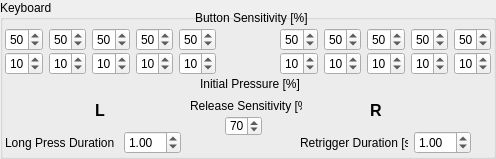
    <widget class="QGroupBox" name="groupBox_5">
     <property name="geometry">
      <rect>
       <x>5</x>
       <y>4</y>
       <width>496</width>
       <height>159</height>
      </rect>
     </property>
     <property name="title">
      <string>Keyboard</string>
     </property>
     <widget class="QWidget" name="horizontalLayoutWidget_5">
      <property name="geometry">
       <rect>
        <x>5</x>
        <y>28</y>
        <width>211</width>
        <height>23</height>
       </rect>
      </property>
      <layout class="QHBoxLayout" name="horizontalLayout_5">
       <item>
        <widget class="QSpinBox" name="spinbox_trigger_sensitivity_lp">
         <property name="sizePolicy">
          <sizepolicy hsizetype="Fixed" vsizetype="Fixed">
           <horstretch>0</horstretch>
           <verstretch>0</verstretch>
          </sizepolicy>
         </property>
         <property name="maximum">
          <number>99</number>
         </property>
         <property name="singleStep">
          <number>1</number>
         </property>
         <property name="value">
          <number>50</number>
         </property>
        </widget>
       </item>
       <item>
        <widget class="QSpinBox" name="spinbox_trigger_sensitivity_lr">
         <property name="sizePolicy">
          <sizepolicy hsizetype="Fixed" vsizetype="Fixed">
           <horstretch>0</horstretch>
           <verstretch>0</verstretch>
          </sizepolicy>
         </property>
         <property name="maximum">
          <number>99</number>
         </property>
         <property name="singleStep">
          <number>1</number>
         </property>
         <property name="value">
          <number>50</number>
         </property>
        </widget>
       </item>
       <item>
        <widget class="QSpinBox" name="spinbox_trigger_sensitivity_lm">
         <property name="sizePolicy">
          <sizepolicy hsizetype="Fixed" vsizetype="Fixed">
           <horstretch>0</horstretch>
           <verstretch>0</verstretch>
          </sizepolicy>
         </property>
         <property name="maximum">
          <number>99</number>
         </property>
         <property name="singleStep">
          <number>1</number>
         </property>
         <property name="value">
          <number>50</number>
         </property>
        </widget>
       </item>
       <item>
        <widget class="QSpinBox" name="spinbox_trigger_sensitivity_li">
         <property name="sizePolicy">
          <sizepolicy hsizetype="Fixed" vsizetype="Fixed">
           <horstretch>0</horstretch>
           <verstretch>0</verstretch>
          </sizepolicy>
         </property>
         <property name="maximum">
          <number>99</number>
         </property>
         <property name="singleStep">
          <number>1</number>
         </property>
         <property name="value">
          <number>50</number>
         </property>
        </widget>
       </item>
       <item>
        <widget class="QSpinBox" name="spinbox_trigger_sensitivity_lt">
         <property name="sizePolicy">
          <sizepolicy hsizetype="Fixed" vsizetype="Fixed">
           <horstretch>0</horstretch>
           <verstretch>0</verstretch>
          </sizepolicy>
         </property>
         <property name="maximum">
          <number>99</number>
         </property>
         <property name="singleStep">
          <number>1</number>
         </property>
         <property name="value">
          <number>50</number>
         </property>
        </widget>
       </item>
      </layout>
     </widget>
     <widget class="QWidget" name="horizontalLayoutWidget_6">
      <property name="geometry">
       <rect>
        <x>280</x>
        <y>28</y>
        <width>211</width>
        <height>23</height>
       </rect>
      </property>
      <layout class="QHBoxLayout" name="horizontalLayout_6">
       <item>
        <widget class="QSpinBox" name="spinbox_trigger_sensitivity_rt">
         <property name="sizePolicy">
          <sizepolicy hsizetype="Fixed" vsizetype="Fixed">
           <horstretch>0</horstretch>
           <verstretch>0</verstretch>
          </sizepolicy>
         </property>
         <property name="maximum">
          <number>99</number>
         </property>
         <property name="singleStep">
          <number>1</number>
         </property>
         <property name="value">
          <number>50</number>
         </property>
        </widget>
       </item>
       <item>
        <widget class="QSpinBox" name="spinbox_trigger_sensitivity_ri">
         <property name="sizePolicy">
          <sizepolicy hsizetype="Fixed" vsizetype="Fixed">
           <horstretch>0</horstretch>
           <verstretch>0</verstretch>
          </sizepolicy>
         </property>
         <property name="maximum">
          <number>99</number>
         </property>
         <property name="singleStep">
          <number>1</number>
         </property>
         <property name="value">
          <number>50</number>
         </property>
        </widget>
       </item>
       <item>
        <widget class="QSpinBox" name="spinbox_trigger_sensitivity_rm">
         <property name="sizePolicy">
          <sizepolicy hsizetype="Fixed" vsizetype="Fixed">
           <horstretch>0</horstretch>
           <verstretch>0</verstretch>
          </sizepolicy>
         </property>
         <property name="maximum">
          <number>99</number>
         </property>
         <property name="singleStep">
          <number>1</number>
         </property>
         <property name="value">
          <number>50</number>
         </property>
        </widget>
       </item>
       <item>
        <widget class="QSpinBox" name="spinbox_trigger_sensitivity_rr">
         <property name="sizePolicy">
          <sizepolicy hsizetype="Fixed" vsizetype="Fixed">
           <horstretch>0</horstretch>
           <verstretch>0</verstretch>
          </sizepolicy>
         </property>
         <property name="maximum">
          <number>99</number>
         </property>
         <property name="singleStep">
          <number>1</number>
         </property>
         <property name="value">
          <number>50</number>
         </property>
        </widget>
       </item>
       <item>
        <widget class="QSpinBox" name="spinbox_trigger_sensitivity_rp">
         <property name="sizePolicy">
          <sizepolicy hsizetype="Fixed" vsizetype="Fixed">
           <horstretch>0</horstretch>
           <verstretch>0</verstretch>
          </sizepolicy>
         </property>
         <property name="maximum">
          <number>99</number>
         </property>
         <property name="singleStep">
          <number>1</number>
         </property>
         <property name="value">
          <number>50</number>
         </property>
        </widget>
       </item>
      </layout>
     </widget>
     <widget class="QLabel" name="label_17">
      <property name="geometry">
       <rect>
        <x>75</x>
        <y>78</y>
        <width>50</width>
        <height>50</height>
       </rect>
      </property>
      <property name="text">
       <string/>
      </property>
      <property name="pixmap">
       <pixmap>Hand_L.png</pixmap>
      </property>
      <property name="scaledContents">
       <bool>true</bool>
      </property>
     </widget>
     <widget class="QLabel" name="label_21">
      <property name="geometry">
       <rect>
        <x>350</x>
        <y>78</y>
        <width>50</width>
        <height>50</height>
       </rect>
      </property>
      <property name="text">
       <string/>
      </property>
      <property name="pixmap">
       <pixmap>Hand_R.png</pixmap>
      </property>
      <property name="scaledContents">
       <bool>true</bool>
      </property>
     </widget>
     <widget class="QLabel" name="label_22">
      <property name="geometry">
       <rect>
        <x>190</x>
        <y>96</y>
        <width>112</width>
        <height>20</height>
       </rect>
      </property>
      <property name="text">
       <string>Release Sensitivity [%]</string>
      </property>
     </widget>
     <widget class="QSpinBox" name="spinbox_release_sensitivity">
      <property name="geometry">
       <rect>
        <x>225</x>
        <y>116</y>
        <width>37</width>
        <height>20</height>
       </rect>
      </property>
      <property name="sizePolicy">
       <sizepolicy hsizetype="Fixed" vsizetype="Fixed">
        <horstretch>0</horstretch>
        <verstretch>0</verstretch>
       </sizepolicy>
      </property>
      <property name="maximum">
       <number>100</number>
      </property>
      <property name="singleStep">
       <number>1</number>
      </property>
      <property name="value">
       <number>70</number>
      </property>
     </widget>
     <widget class="QLabel" name="label_23">
      <property name="geometry">
       <rect>
        <x>195</x>
        <y>10</y>
        <width>116</width>
        <height>16</height>
       </rect>
      </property>
      <property name="text">
       <string>Button Sensitivity [%]</string>
      </property>
     </widget>
     <widget class="QLabel" name="label_24">
      <property name="geometry">
       <rect>
        <x>95</x>
        <y>102</y>
        <width>16</width>
        <height>17</height>
       </rect>
      </property>
      <property name="font">
       <font>
        <pointsize>12</pointsize>
        <weight>75</weight>
        <bold>true</bold>
       </font>
      </property>
      <property name="text">
       <string>L</string>
      </property>
     </widget>
     <widget class="QLabel" name="label_25">
      <property name="geometry">
       <rect>
        <x>370</x>
        <y>102</y>
        <width>16</width>
        <height>17</height>
       </rect>
      </property>
      <property name="font">
       <font>
        <pointsize>12</pointsize>
        <weight>75</weight>
        <bold>true</bold>
       </font>
      </property>
      <property name="text">
       <string>R</string>
      </property>
     </widget>
     <widget class="QWidget" name="gridLayoutWidget">
      <property name="geometry">
       <rect>
        <x>5</x>
        <y>130</y>
        <width>176</width>
        <height>25</height>
       </rect>
      </property>
      <layout class="QGridLayout" name="gridLayout">
       <item row="0" column="0">
        <widget class="QLabel" name="label">
         <property name="text">
          <string>Long Press Duration [s]</string>
         </property>
        </widget>
       </item>
       <item row="0" column="1">
        <widget class="QDoubleSpinBox" name="spinbox_long_press_duration">
         <property name="sizePolicy">
          <sizepolicy hsizetype="Fixed" vsizetype="Fixed">
           <horstretch>0</horstretch>
           <verstretch>0</verstretch>
          </sizepolicy>
         </property>
         <property name="locale">
          <locale language="English" country="UnitedStates"/>
         </property>
         <property name="singleStep">
          <double>0.100000000000000</double>
         </property>
         <property name="value">
          <double>1.000000000000000</double>
         </property>
        </widget>
       </item>
      </layout>
     </widget>
     <widget class="QWidget" name="gridLayoutWidget_3">
      <property name="geometry">
       <rect>
        <x>300</x>
        <y>130</y>
        <width>171</width>
        <height>25</height>
       </rect>
      </property>
      <layout class="QGridLayout" name="gridLayout_3">
       <item row="0" column="1">
        <widget class="QDoubleSpinBox" name="spinbox_retrigger_duration">
         <property name="sizePolicy">
          <sizepolicy hsizetype="Fixed" vsizetype="Fixed">
           <horstretch>0</horstretch>
           <verstretch>0</verstretch>
          </sizepolicy>
         </property>
         <property name="locale">
          <locale language="English" country="UnitedStates"/>
         </property>
         <property name="buttonSymbols">
          <enum>QAbstractSpinBox::UpDownArrows</enum>
         </property>
         <property name="singleStep">
          <double>0.100000000000000</double>
         </property>
         <property name="value">
          <double>1.000000000000000</double>
         </property>
        </widget>
       </item>
       <item row="0" column="0">
        <widget class="QLabel" name="label_12">
         <property name="text">
          <string>Retrigger Duration [s]</string>
         </property>
        </widget>
       </item>
      </layout>
     </widget>
     <widget class="QLabel" name="label_31">
      <property name="geometry">
       <rect>
        <x>200</x>
        <y>76</y>
        <width>116</width>
        <height>16</height>
       </rect>
      </property>
      <property name="text">
       <string>Initial Pressure [%]</string>
      </property>
     </widget>
     <widget class="QWidget" name="horizontalLayoutWidget_11">
      <property name="geometry">
       <rect>
        <x>5</x>
        <y>52</y>
        <width>211</width>
        <height>23</height>
       </rect>
      </property>
      <layout class="QHBoxLayout" name="horizontalLayout_11">
       <item>
        <widget class="QSpinBox" name="spinbox_keyboard_pressure_lp">
         <property name="sizePolicy">
          <sizepolicy hsizetype="Fixed" vsizetype="Fixed">
           <horstretch>0</horstretch>
           <verstretch>0</verstretch>
          </sizepolicy>
         </property>
         <property name="maximum">
          <number>99</number>
         </property>
         <property name="singleStep">
          <number>1</number>
         </property>
         <property name="value">
          <number>10</number>
         </property>
        </widget>
       </item>
       <item>
        <widget class="QSpinBox" name="spinbox_keyboard_pressure_lr">
         <property name="sizePolicy">
          <sizepolicy hsizetype="Fixed" vsizetype="Fixed">
           <horstretch>0</horstretch>
           <verstretch>0</verstretch>
          </sizepolicy>
         </property>
         <property name="maximum">
          <number>99</number>
         </property>
         <property name="singleStep">
          <number>1</number>
         </property>
         <property name="value">
          <number>10</number>
         </property>
        </widget>
       </item>
       <item>
        <widget class="QSpinBox" name="spinbox_keyboard_pressure_lm">
         <property name="sizePolicy">
          <sizepolicy hsizetype="Fixed" vsizetype="Fixed">
           <horstretch>0</horstretch>
           <verstretch>0</verstretch>
          </sizepolicy>
         </property>
         <property name="maximum">
          <number>99</number>
         </property>
         <property name="singleStep">
          <number>1</number>
         </property>
         <property name="value">
          <number>10</number>
         </property>
        </widget>
       </item>
       <item>
        <widget class="QSpinBox" name="spinbox_keyboard_pressure_li">
         <property name="sizePolicy">
          <sizepolicy hsizetype="Fixed" vsizetype="Fixed">
           <horstretch>0</horstretch>
           <verstretch>0</verstretch>
          </sizepolicy>
         </property>
         <property name="maximum">
          <number>99</number>
         </property>
         <property name="singleStep">
          <number>1</number>
         </property>
         <property name="value">
          <number>10</number>
         </property>
        </widget>
       </item>
       <item>
        <widget class="QSpinBox" name="spinbox_keyboard_pressure_lt">
         <property name="sizePolicy">
          <sizepolicy hsizetype="Fixed" vsizetype="Fixed">
           <horstretch>0</horstretch>
           <verstretch>0</verstretch>
          </sizepolicy>
         </property>
         <property name="maximum">
          <number>99</number>
         </property>
         <property name="singleStep">
          <number>1</number>
         </property>
         <property name="value">
          <number>10</number>
         </property>
        </widget>
       </item>
      </layout>
     </widget>
     <widget class="QWidget" name="horizontalLayoutWidget_12">
      <property name="geometry">
       <rect>
        <x>280</x>
        <y>52</y>
        <width>211</width>
        <height>23</height>
       </rect>
      </property>
      <layout class="QHBoxLayout" name="horizontalLayout_12">
       <item>
        <widget class="QSpinBox" name="spinbox_keyboard_pressure_rt">
         <property name="sizePolicy">
          <sizepolicy hsizetype="Fixed" vsizetype="Fixed">
           <horstretch>0</horstretch>
           <verstretch>0</verstretch>
          </sizepolicy>
         </property>
         <property name="maximum">
          <number>99</number>
         </property>
         <property name="singleStep">
          <number>1</number>
         </property>
         <property name="value">
          <number>10</number>
         </property>
        </widget>
       </item>
       <item>
        <widget class="QSpinBox" name="spinbox_keyboard_pressure_ri">
         <property name="sizePolicy">
          <sizepolicy hsizetype="Fixed" vsizetype="Fixed">
           <horstretch>0</horstretch>
           <verstretch>0</verstretch>
          </sizepolicy>
         </property>
         <property name="maximum">
          <number>99</number>
         </property>
         <property name="singleStep">
          <number>1</number>
         </property>
         <property name="value">
          <number>10</number>
         </property>
        </widget>
       </item>
       <item>
        <widget class="QSpinBox" name="spinbox_keyboard_pressure_rm">
         <property name="sizePolicy">
          <sizepolicy hsizetype="Fixed" vsizetype="Fixed">
           <horstretch>0</horstretch>
           <verstretch>0</verstretch>
          </sizepolicy>
         </property>
         <property name="maximum">
          <number>99</number>
         </property>
         <property name="singleStep">
          <number>1</number>
         </property>
         <property name="value">
          <number>10</number>
         </property>
        </widget>
       </item>
       <item>
        <widget class="QSpinBox" name="spinbox_keyboard_pressure_rr">
         <property name="sizePolicy">
          <sizepolicy hsizetype="Fixed" vsizetype="Fixed">
           <horstretch>0</horstretch>
           <verstretch>0</verstretch>
          </sizepolicy>
         </property>
         <property name="maximum">
          <number>99</number>
         </property>
         <property name="singleStep">
          <number>1</number>
         </property>
         <property name="value">
          <number>10</number>
         </property>
        </widget>
       </item>
       <item>
        <widget class="QSpinBox" name="spinbox_keyboard_pressure_rp">
         <property name="sizePolicy">
          <sizepolicy hsizetype="Fixed" vsizetype="Fixed">
           <horstretch>0</horstretch>
           <verstretch>0</verstretch>
          </sizepolicy>
         </property>
         <property name="maximum">
          <number>99</number>
         </property>
         <property name="singleStep">
          <number>1</number>
         </property>
         <property name="value">
          <number>10</number>
         </property>
        </widget>
       </item>
      </layout>
     </widget>
    </widget>
